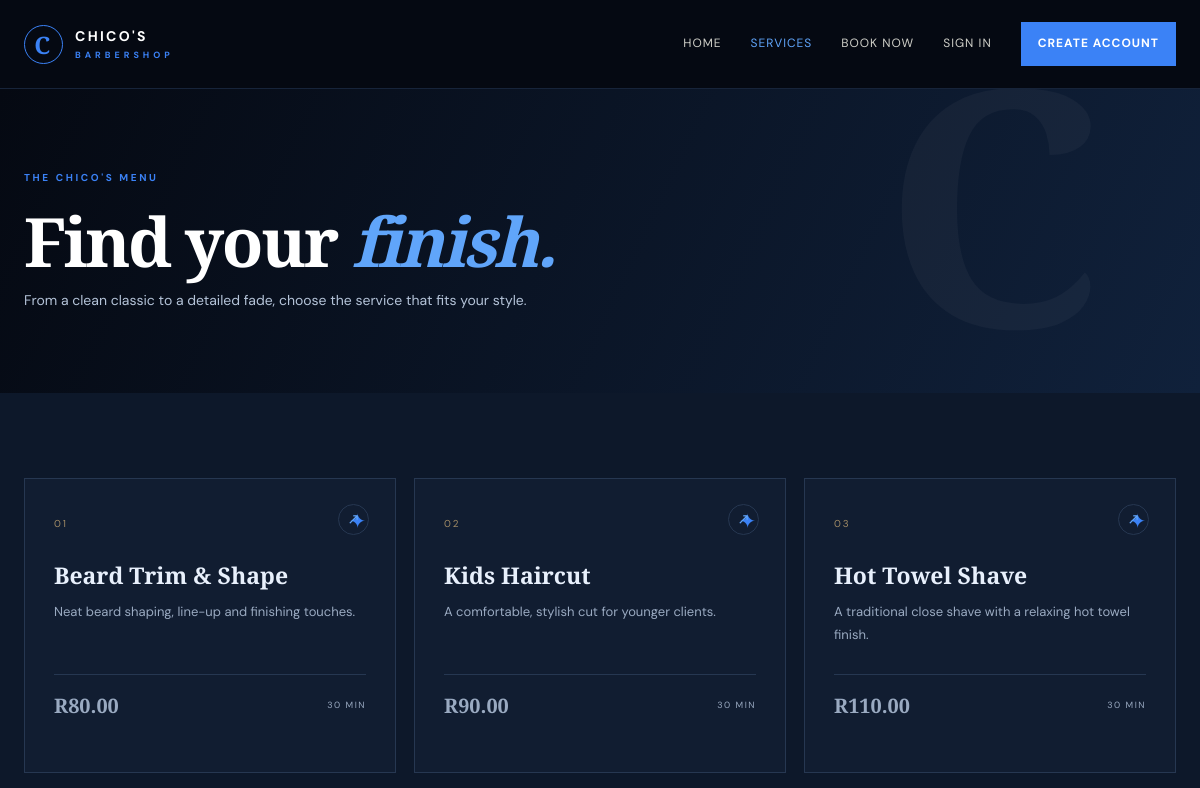
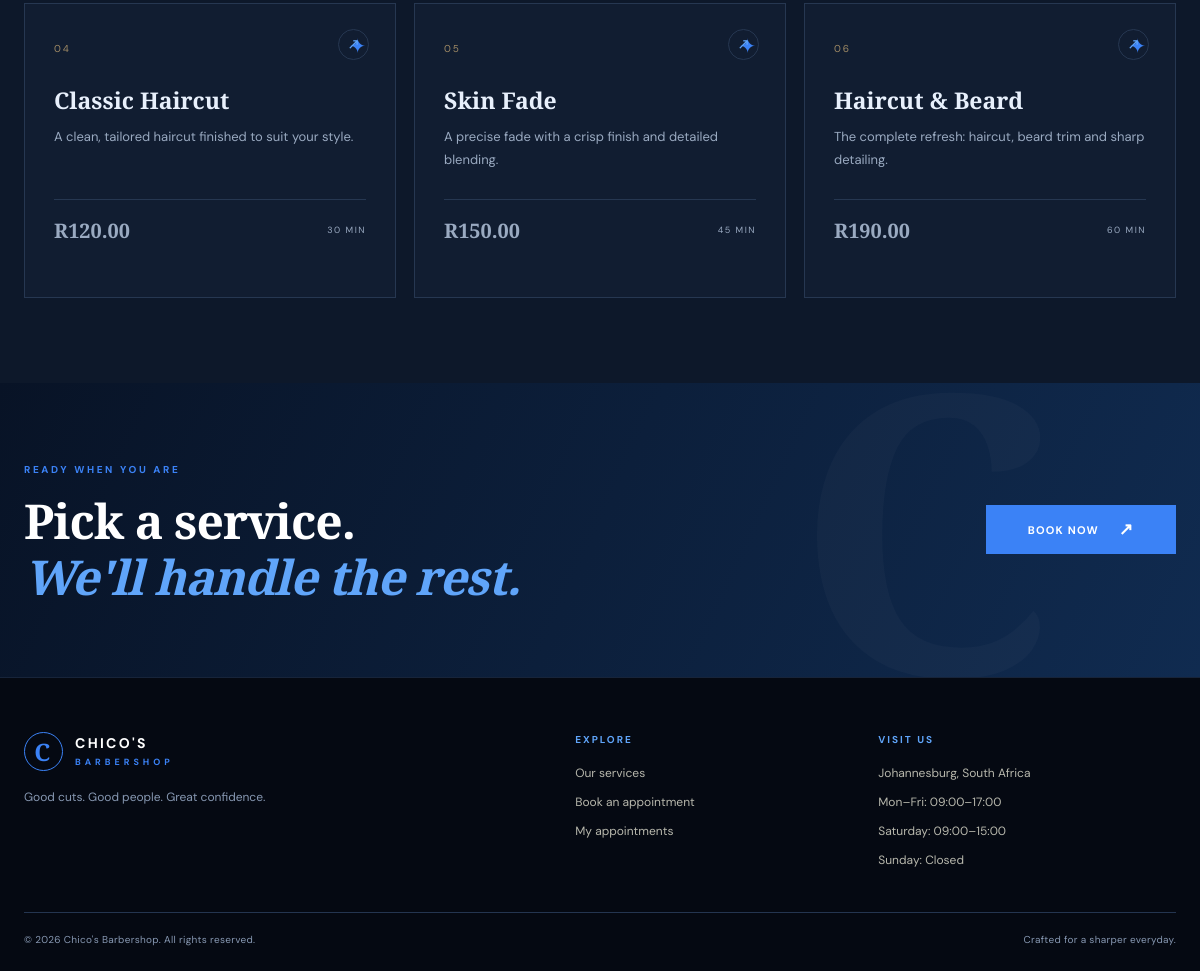
/services.php, run on the app's committed database (2 pictures, top to bottom).
### tables this page shows
CREATE TABLE services (
    id INT UNSIGNED AUTO_INCREMENT PRIMARY KEY,
    name VARCHAR(100) NOT NULL,
    description VARCHAR(500) NOT NULL,
    price DECIMAL(10,2) NOT NULL,
    duration SMALLINT UNSIGNED NOT NULL COMMENT 'Duration in minutes',
    is_active TINYINT(1) NOT NULL DEFAULT 1,
    created_at TIMESTAMP NOT NULL DEFAULT CURRENT_TIMESTAMP
);

### includes/functions.php (called while the page is built, shortened)
<?php
function e(mixed $value): string
{
    return htmlspecialchars((string) $value, ENT_QUOTES | ENT_SUBSTITUTE, 'UTF-8');
}
function current_user(): ?array
{
    return $_SESSION['user'] ?? null;
}
function money(mixed $amount): string
{
    return 'R' . number_format((float) $amount, 2);
}

### services.php (the view, shortened to what this page needs)
<?php
require_once 'config/database.php';
require_once 'includes/functions.php';
$activePage = 'services';
$services = $pdo->query('SELECT id, name, description, price, duration FROM services WHERE is_active = 1 ORDER BY price ASC')->fetchAll();
require 'includes/header.php';
?>
<section class="page-hero"><div class="container"><span class="eyebrow">THE CHICO'S MENU</span><h1>Find your <em>finish.</em></h1><p>From a clean classic to a detailed fade, choose the service that fits your style.</p></div></section>
<section class="section section-light"><div class="container"><div class="service-grid service-grid-all">
<?php foreach ($services as $index => $service): ?><article class="service-card"><span class="service-number"><?= str_pad((string) ($index + 1), 2, '0', STR_PAD_LEFT) ?></span><div class="service-icon" aria-hidden="true">✦</div><h3><?= e($service['name']) ?></h3><p><?= e($service['description']) ?></p><div class="service-meta"><strong><?= money($service['price']) ?></strong><span><?= (int) $service['duration'] ?> MIN</span></div><a class="service-arrow" href="book.php?service=<?= (int) $service['id'] ?>" aria-label="Book <?= e($service['name']) ?>">↗</a></article><?php endforeach; ?>
</div><?php if (!$services): ?><div class="empty-state"><h3>Services are being updated.</h3><p>Please check back shortly.</p></div><?php endif; ?></div></section>
<section class="booking-banner"><div class="container booking-banner-inner"><div><span class="eyebrow">READY WHEN YOU ARE</span><h2>Pick a service.<br><em>We'll handle the rest.</em></h2></div><a class="btn btn-gold" href="book.php">Book now <span>↗</span></a></div></section>
<?php require 'includes/footer.php'; ?>

### includes/header.php (shortened to what this page needs)
<?php
$activePage = $activePage ?? '';
$user = current_user();
$scriptPath = (string) ($_SERVER['SCRIPT_NAME'] ?? '');
$basePath = (str_contains($scriptPath, '/admin/') || str_contains($scriptPath, '/barber/')) ? '../' : '';
?>
<!doctype html>
<html lang="en">
<head>
    <link rel="stylesheet" href="<?= $basePath ?>assets/css/style.css">
</head>
<body>
<header class="site-header">
    <div class="container nav-wrap">
        <a class="brand" href="<?= $basePath ?>index.php" aria-label="Chico's Barbershop home"><span class="brand-mark">C</span><span>CHICO'S<small>BARBERSHOP</small></span></a>
        <nav class="main-nav" aria-label="Main navigation">
            <a class="<?= $activePage === 'home' ? 'active' : '' ?>" href="<?= $basePath ?>index.php">Home</a>
            <a class="<?= $activePage === 'services' ? 'active' : '' ?>" href="<?= $basePath ?>services.php">Services</a>
            <?php if (!$user || (($user['role'] ?? '') === 'customer')): ?><a class="<?= $activePage === 'book' ? 'active' : '' ?>" href="<?= $basePath ?>book.php">Book now</a><?php endif; ?>
            <?php if ($user): ?>
                <?php if (is_admin()): ?><a href="<?= $basePath ?>admin/index.php">Admin</a><?php elseif (is_barber()): ?><a href="<?= $basePath ?>barber/index.php">Barber portal</a><?php else: ?><a class="<?= $activePage === 'dashboard' ? 'active' : '' ?>" href="<?= $basePath ?>dashboard.php">My appointments</a><?php endif; ?>
                <span class="nav-user">Hi, <?= e($user['first_name']) ?></span>
                <a class="nav-login" href="<?= $basePath ?>logout.php">Sign out</a>
            <?php else: ?>
                <a href="<?= $basePath ?>login.php">Sign in</a>
                <a class="nav-cta" href="<?= $basePath ?>register.php">Create account</a>
            <?php endif; ?>
        </nav>
    </div>
</header>
<main>

### includes/footer.php (shortened to what this page needs)
</main>
<footer class="site-footer">
    <div class="container footer-grid">
        <div><a class="brand brand-light" href="<?= $basePath ?>index.php"><span class="brand-mark">C</span><span>CHICO'S<small>BARBERSHOP</small></span></a><p>Good cuts. Good people. Great confidence.</p></div>
        <div><strong>Explore</strong><a href="<?= $basePath ?>services.php">Our services</a><a href="<?= $basePath ?>book.php">Book an appointment</a><a href="<?= $basePath ?>dashboard.php">My appointments</a></div>
        <div><strong>Visit us</strong><span>Johannesburg, South Africa</span><span>Mon–Fri: 09:00–17:00</span><span>Saturday: 09:00–15:00</span><span>Sunday: Closed</span></div>
    </div>
    <div class="container footer-bottom"><span>© <?= date('Y') ?> Chico's Barbershop. All rights reserved.</span><span>Crafted for a sharper everyday.</span></div>
</footer>
</body>
</html>

### data on the page
services: index "01", name "Beard Trim & Shape", description "Neat beard shaping, line-up and finishing touches.", price "R80.00", duration "30"
services: index "02", name "Kids Haircut", description "A comfortable, stylish cut for younger clients.", price "R90.00", duration "30"
services: index "03", name "Hot Towel Shave", description "A traditional close shave with a relaxing hot towel finish.", price "R110.00", duration "30"
services: index "04", name "Classic Haircut", description "A clean, tailored haircut finished to suit your style.", price "R120.00", duration "30"
services: index "05", name "Skin Fade", description "A precise fade with a crisp finish and detailed blending.", price "R150.00", duration "45"
services: index "06", name "Haircut & Beard", description "The complete refresh: haircut, beard trim and sharp detailing.", price "R190.00", duration "60"
